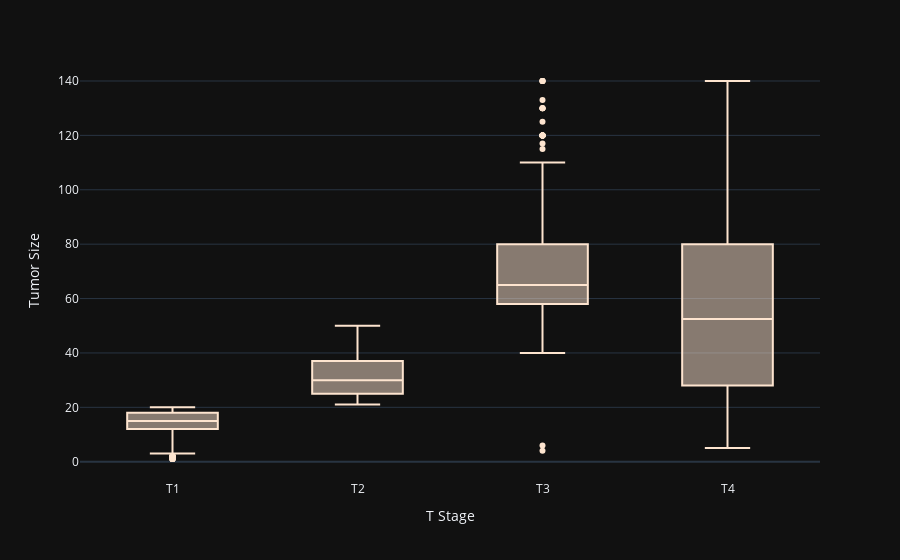

Write notebook code for a chart like this one.
### Markdown cell above
## Tumor size / T Stage

### Code cell
df_bc.rename(columns={"T Stage ": "T Stage"}, inplace=True)
px.box(
    df_bc,
    x="T Stage",
    y="Tumor Size",
    color_discrete_sequence=COLORS,
    template="plotly_dark")

### Figure 1 — Plotly figure (JSON) as saved in the notebook; plotly's stock layout.template omitted (floating-point values rounded to 4 significant figures; data arrays with more than 128 entries replaced by an {"elided": "..."} marker saying what was removed)
{"data": [{"alignmentgroup": "True", "hovertemplate": "T Stage=%{x}<br>Tumor Size=%{y}<extra></extra>", "legendgroup": "", "marker": {"color": "#fde4cf"}, "name": "", "notched": false, "offsetgroup": "", "orientation": "v", "showlegend": false, "type": "box", "x": {"elided": "4024 str values"}, "x0": " ", "xaxis": "x", "y": {"elided": "4024 int values"}, "y0": " ", "yaxis": "y"}], "layout": {"boxmode": "group", "legend": {"tracegroupgap": 0}, "margin": {"t": 60}, "xaxis": {"anchor": "y", "domain": [0, 1], "title": {"text": "T Stage"}}, "yaxis": {"anchor": "x", "domain": [0, 1], "title": {"text": "Tumor Size"}}}}
